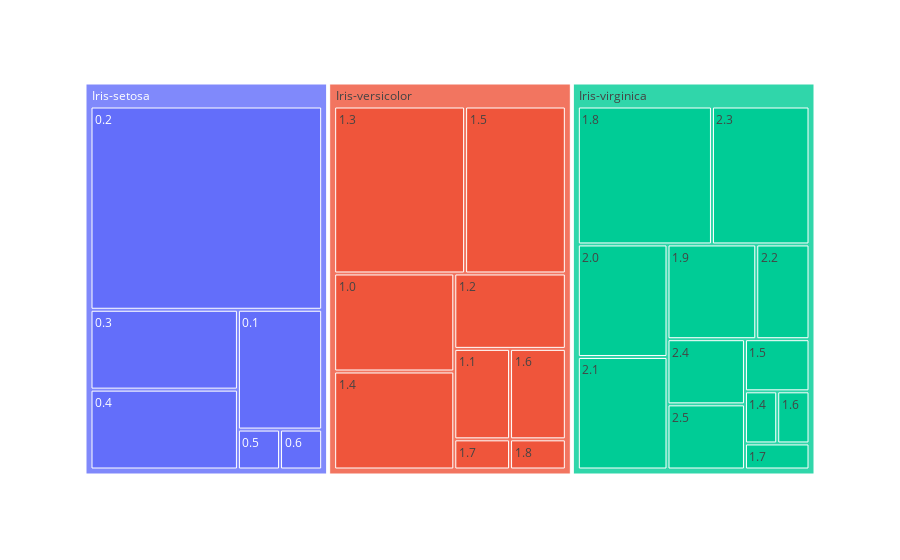

Notebook source saved alongside this figure:
### Code cell
grafico_classe_ldp.show()

### Figure 1 — Plotly figure (JSON) as saved in the notebook; plotly's stock layout.template omitted (floating-point values rounded to 4 significant figures)
{"data": [{"branchvalues": "total", "domain": {"x": [0, 1], "y": [0, 1]}, "hovertemplate": "labels=%{label}<br>count=%{value}<br>parent=%{parent}<br>id=%{id}<extra></extra>", "ids": ["Iris-setosa/0.1", "Iris-setosa/0.2", "Iris-setosa/0.3", "Iris-setosa/0.4", "Iris-setosa/0.5", "Iris-setosa/0.6", "Iris-versicolor/1.0", "Iris-versicolor/1.1", "Iris-versicolor/1.2", "Iris-versicolor/1.3", "Iris-versicolor/1.4", "Iris-virginica/1.4", "Iris-versicolor/1.5", "Iris-virginica/1.5", "Iris-versicolor/1.6", "Iris-virginica/1.6", "Iris-versicolor/1.7", "Iris-virginica/1.7", "Iris-versicolor/1.8", "Iris-virginica/1.8", "Iris-virginica/1.9", "Iris-virginica/2.0", "Iris-virginica/2.1", "Iris-virginica/2.2", "Iris-virginica/2.3", "Iris-virginica/2.4", "Iris-virginica/2.5", "Iris-setosa", "Iris-versicolor", "Iris-virginica"], "labels": ["0.1", "0.2", "0.3", "0.4", "0.5", "0.6", "1.0", "1.1", "1.2", "1.3", "1.4", "1.4", "1.5", "1.5", "1.6", "1.6", "1.7", "1.7", "1.8", "1.8", "1.9", "2.0", "2.1", "2.2", "2.3", "2.4", "2.5", "Iris-setosa", "Iris-versicolor", "Iris-virginica"], "name": "", "parents": ["Iris-setosa", "Iris-setosa", "Iris-setosa", "Iris-setosa", "Iris-setosa", "Iris-setosa", "Iris-versicolor", "Iris-versicolor", "Iris-versicolor", "Iris-versicolor", "Iris-versicolor", "Iris-virginica", "Iris-versicolor", "Iris-virginica", "Iris-versicolor", "Iris-virginica", "Iris-versicolor", "Iris-virginica", "Iris-versicolor", "Iris-virginica", "Iris-virginica", "Iris-virginica", "Iris-virginica", "Iris-virginica", "Iris-virginica", "Iris-virginica", "Iris-virginica", "", "", ""], "type": "treemap", "values": [6, 28, 7, 7, 1, 1, 7, 3, 5, 13, 7, 1, 10, 2, 3, 1, 1, 1, 1, 11, 5, 6, 6, 3, 8, 3, 3, 50, 50, 50]}], "layout": {"legend": {"tracegroupgap": 0}, "margin": {"t": 60}}}
